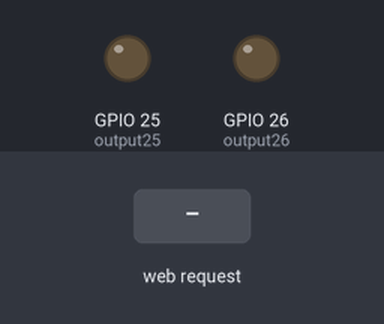
A sketch run on a simulated ESP32. Parts: output pins drawn as LEDs (lit = HIGH). The test bench sets the inputs (shaded band). WiFi joins after 1.5 s; servers stay silent unless stated; what the sketch prints to the serial monitor is not drawn.

Above: at 2.7 s.
2.8 s: HTTP request GET /25/on received
At 3.8 s:
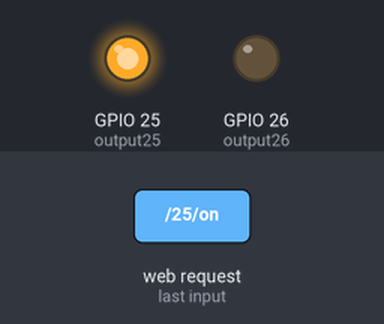
4.3 s: HTTP request GET /26/on received
At 5.0 s:
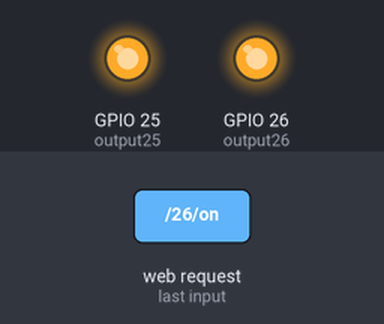
5.8 s: HTTP request GET /25/off received
At 6.1 s:
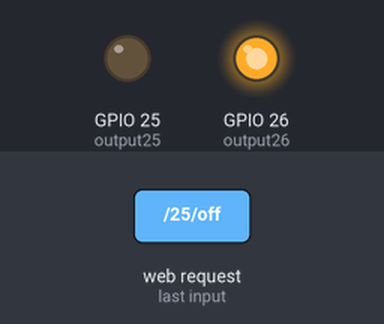
7.3 s: HTTP request GET /26/off received
At 8.5 s:
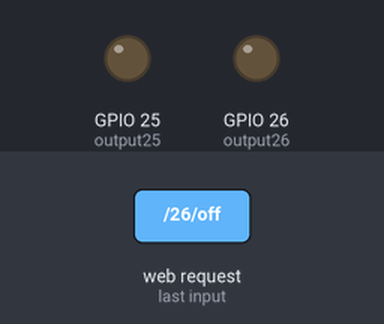
Timing chart, 0 to 9.8 s (numbered marks = the images above; inputs shaded):
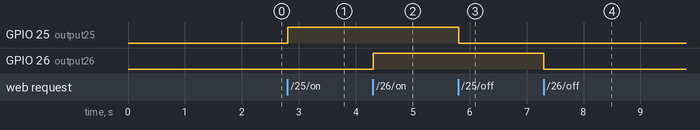

The sketch:

1.ino
```cpp
/********************************************
  文件名：40.WIFI Web Servers LED.ino
  版本：V2.0
  author: zhulin
  说明：WIFI Web Servers 双色LED灯实验
 ********************************************/
#include <WiFi.h>

// 输入自己可以上网的WIFI名称和密码
const char* ssid = "iPhone LK (2)";
const char* password = "11223344";

// 设置web服务器端口号为80
WiFiServer server(80);

// 变量来存储HTTP请求
String header;

// 用于存储当前输出状态的辅助变量
String output25State = "off";
String output26State = "off";

// 给GPIO管脚分配输出变量
const int output25 = 25;
const int output26 = 26;

// 当前时间
unsigned long currentTime = millis();
// 之前的时间
unsigned long previousTime = 0;
// 定义超时时间(以毫秒为单位)(例如:2000ms = 2s)
const long timeoutTime = 2000;

void setup() {
  Serial.begin(115200);
  // 将输出变量初始化为输出
  pinMode(output25, OUTPUT);
  pinMode(output26, OUTPUT);
  // 将输出设置为LOW
  digitalWrite(output25, LOW);
  digitalWrite(output26, LOW);

  // 使用SSID和密码连接Wi-Fi网络
  Serial.print("Connecting to ");
  Serial.println(ssid);
  WiFi.begin(ssid, password);
  while (WiFi.status() != WL_CONNECTED) {
    delay(500);
    Serial.print(".");
  }
  // 打印本地IP地址并启动web服务器
  Serial.println("");
  Serial.println("WiFi connected.");
  Serial.println("IP address: ");
  Serial.println(WiFi.localIP());
  server.begin();
}

void loop(){
  WiFiClient client = server.available();   // 监听 clients

  if (client) {                             // 如果新客户端连接
    currentTime = millis();
    previousTime = currentTime;
    Serial.println("New Client.");          // 在串行端口中打印一条信息
    String currentLine = "";                // 创建一个String来保存来自客户端的传入数据
    while (client.connected() && currentTime - previousTime <= timeoutTime) {  // 在客户端连接时进行循环
      currentTime = millis();
      if (client.available()) {             // 如果要从客户端读取字节,
        char c = client.read();             // 然后读取一个字节
        Serial.write(c);                    // 在串行监视器上打印出来
        header += c;
        if (c == '\n') {                    // 如果字节是换行符
          // 如果当前行为空，则一行中有两个换行符。
          // 这是客户端HTTP请求的结束，所以发送一个响应:
          if (currentLine.length() == 0) {
            // HTTP报头总是以响应代码开始(例如HTTP/1.1 200 OK)
            // 然后是content-type，这样客户端就知道接下来会发生什么，然后是空行:
            client.println("HTTP/1.1 200 OK");
            client.println("Content-type:text/html");
            client.println("Connection: close");
            client.println();

            // 打开和关闭gpio
            if (header.indexOf("GET /25/on") >= 0) {
              Serial.println("GPIO 25 on");
              output25State = "on";
              digitalWrite(output25, HIGH);
            } else if (header.indexOf("GET /25/off") >= 0) {
              Serial.println("GPIO 25 off");
              output25State = "off";
              digitalWrite(output25, LOW);
            } else if (header.indexOf("GET /26/on") >= 0) {
              Serial.println("GPIO 26 on");
              output26State = "on";
              digitalWrite(output26, HIGH);
            } else if (header.indexOf("GET /26/off") >= 0) {
              Serial.println("GPIO 26 off");
              output26State = "off";
              digitalWrite(output26, LOW);
            }

            // 显示HTML网页
            client.println("<!DOCTYPE html><html>");
            client.println("<head><meta name=\"viewport\" content=\"width=device-width, initial-scale=1\">");
            client.println("<link rel=\"icon\" href=\"data:,\">");
            // CSS来设置开/关按钮的样式
            // 您可以随意更改背景颜色和字体大小属性以适应您的首选项
            client.println("<style>html { font-family: Helvetica; display: inline-block; margin: 0px auto; text-align: center;}");
            client.println(".button { background-color: #4CAF50; border: none; color: white; padding: 16px 40px;");
            client.println("text-decoration: none; font-size: 30px; margin: 2px; cursor: pointer;}");
            client.println(".button2 {background-color: #555555;}</style></head>");

            // 网页标题
            client.println("<body><h1>ESP32 Web Server LED </h1>");

            // 显示当前状态和GPIO 26的ON/OFF按钮
            client.println("<p>Red LED - State " + output25State + "</p>");
            // 如果output26State为off，则显示ON按钮
            if (output25State=="off") {
              client.println("<p><a href=\"/25/on\"><button class=\"button\">ON</button></a></p>");
            } else {
              client.println("<p><a href=\"/25/off\"><button class=\"button button2\">OFF</button></a></p>");
            }

            // 显示当前状态和GPIO 26的ON/OFF按钮
            client.println("<p> Green LED - State " + output26State + "</p>");
            // 如果output26State为off，则显示ON按钮
            if (output26State=="off") {
              client.println("<p><a href=\"/26/on\"><button class=\"button\">ON</button></a></p>");
            } else {
              client.println("<p><a href=\"/26/off\"><button class=\"button button2\">OFF</button></a></p>");
            }
            client.println("</body></html>");

            // HTTP响应以另一个空行结束
            client.println();
            // 跳出while循环
            break;
          } else { // 如果你有一个换行符，那么清除currentLine
            currentLine = "";
          }
        } else if (c != '\r') {  // 如果你得到了除了回车符以外的其他字符，
          currentLine += c;      // 将它添加到currentLine的末尾
        }
      }
    }
    // 清除头部变量
    header = "";
    // 关闭连接
    client.stop();
    Serial.println("Client disconnected.");
    Serial.println("");
  }
}
```

Measured:
- after the input at 2.8 s, GPIO 25 (output25): LOW → HIGH at once
- after the input at 4.3 s, GPIO 26 (output26): LOW → HIGH at once
- after the input at 5.8 s, GPIO 25 (output25): HIGH → LOW at once
- after the input at 7.3 s, GPIO 26 (output26): HIGH → LOW at once
